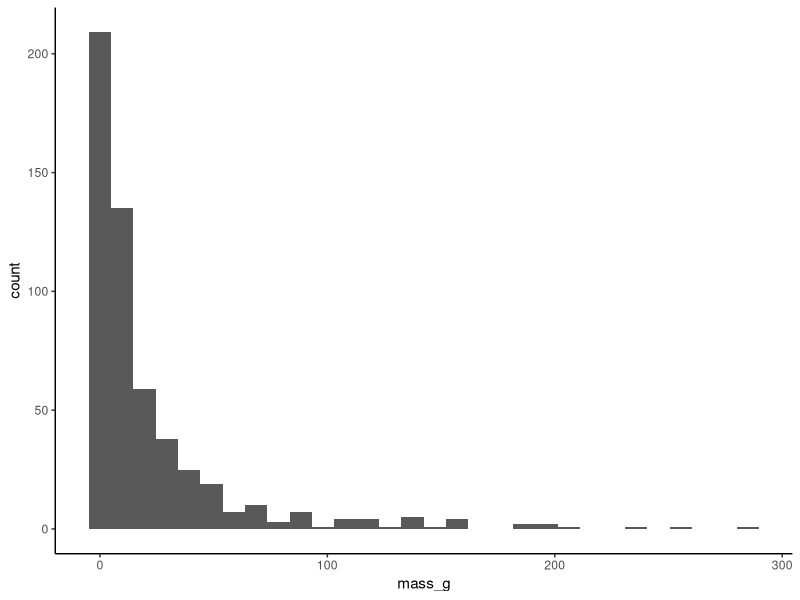
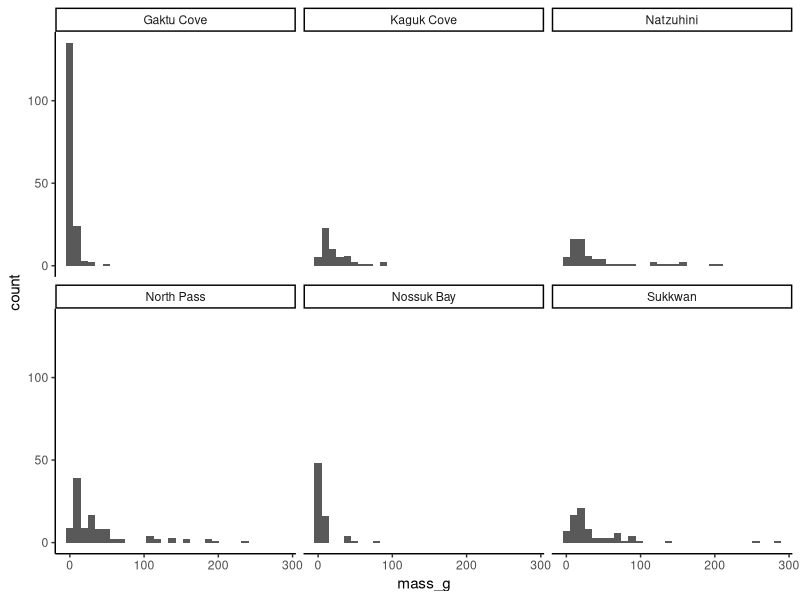
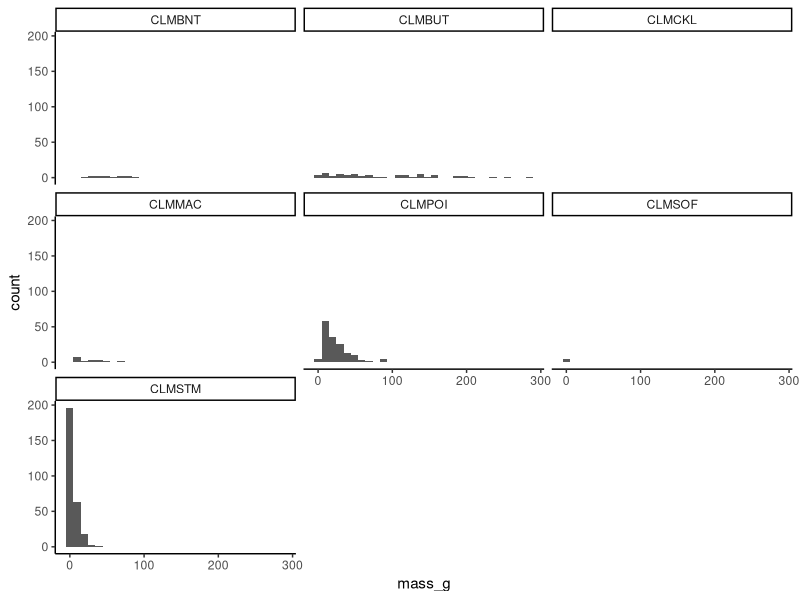

These figures' R source, in order:
## ---- chunk 1
library(dplyr)
library(tidyr)
library(vegan)
library(ggplot2)

theme_set(theme_classic())
## ---- chunk 2
st.er <- function(x, na.rm = TRUE) {
  stopifnot(is.numeric(x))
  return(sd(x, na.rm = na.rm)/sqrt(length(x)))
}
## ---- chunk 3
clam <- read.csv("../ALL_DATA/Clam_transect_2018_RAW.csv", stringsAsFactors = FALSE, header = TRUE)

clamWM <- read.csv("../ALL_DATA/clam_length_weight_conversions.csv", stringsAsFactors = FALSE, header = TRUE)

clam.sed <- read.csv("../ALL_DATA/Clam_sediment_2018_RAW.csv", header = TRUE, stringsAsFactors = FALSE)
## ---- chunk 4
clamWM.mean <- clamWM %>%
  group_by(species_scientific) %>% 
  summarise(a = mean(a),
            b = mean(b))
## ---- chunk 5
clam <- merge(clam, clamWM.mean, by = "species_scientific", all.x = TRUE)
# deal with Macoma #
clam$a <- ifelse(clam$sp_code == "CLMMAC", 0.0046, clam$a)
clam$b <- ifelse(clam$sp_code == "CLMMAC", 2.5212, clam$b)
## ---- chunk 6
clam$mass_g <- (clam$a * (clam$width_mm)^clam$b)
range(clam$mass_g, na.rm = TRUE)

# Some example plots
ggplot(clam, aes(mass_g)) +
  geom_histogram()

ggplot(clam, aes(mass_g)) +
  geom_histogram() +
  facet_wrap(~place_name)

ggplot(clam, aes(mass_g)) +
  geom_histogram() +
  facet_wrap(~sp_code)
## ---- chunk 7
clam.redu <- cbind(clam[, c(1:9, 12)])
## ---- chunk 8
clam.site.sp <- clam %>% 
  group_by(site, sp_code) %>% 
  summarise(total_clam_sp = n(),
            width = mean(width_mm), 
            width_se = st.er(width_mm),
            mass = mean(mass_g),
            mass_se = st.er(mass_g))
## ---- chunk 9
clam.site.quad <- clam %>% 
  group_by(site, quadrat) %>% 
  summarise(unique(place_name),
            unique(date),
            total_clam = n(),
            total_clam_m = total_clam * 16,
            clam_width = mean(width_mm), 
            clam_width_se = st.er(width_mm),
            clam_mass_m = mean(mass_g * 16),
            clam_mass_m_se = st.er(mass_g * 16))

# clean up column names
colnames(clam.site.quad)[3:4] <- c("place_name", "date")

clam.site <- clam.site.quad %>% 
  group_by(site) %>% 
  summarise(unique(place_name),
            unique(date),
            n_clam_m = mean(total_clam_m),
            n_clam_m_se = st.er(total_clam_m, na.rm = TRUE),
            clm_width = mean(clam_width), 
            clm_width_se = st.er(clam_width, na.rm = TRUE),
            clm_mass_m = mean(clam_mass_m),
            clm_mass_m_se = st.er(clam_mass_m, na.rm = TRUE))
## ---- chunk 10
site.sed <- clam.sed %>% 
  group_by(site) %>% 
  summarise(prim_sed_clam = mean(primary_sediment_score),
            prim_sed_clam_se = st.er(primary_sediment_score),
            secd_sed_clam = mean(secondary_sediment_score),
            secd_sed_clam_se = st.er(secondary_sediment_score))
## ---- chunk 11
dat <- merge(clam.site, site.sed, by = "site")
## ---- chunk 12
write.csv(dat, "../ALL_DATA/eelgrass_clam_2018_derived.csv", row.names = FALSE)
write.csv(clam.site.sp, "../ALL_DATA/eelgrass_clam_site_sp_2018.csv", row.names = FALSE)

write.csv(clam.redu, "../ALL_DATA/eelgrass_clam_all_2018_derived.csv", row.names = FALSE)
